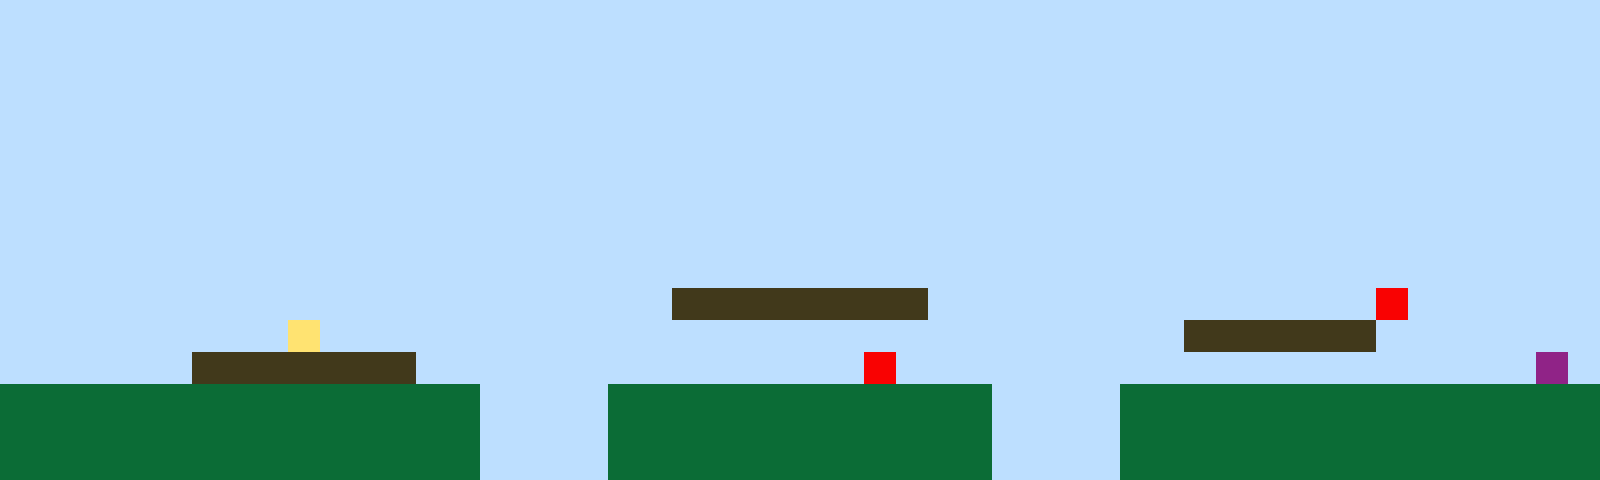

A level layout from a 2D game, rendered from its tile map. Below: a short description, then the map file with its tile-grid data intact:
An orthogonal 50x15 tile map with 32x32 px tiles, 1 tile layer (Tile Layer 1).

<map version="1.10" tiledversion="1.11.2" orientation="orthogonal" renderorder="right-up" width="50" height="15" tilewidth="32" tileheight="32" infinite="0" nextlayerid="2" nextobjectid="1"><editorsettings><export target="map1.csv" format="csv" /></editorsettings><tileset firstgid="1" name="sprites" tilewidth="32" tileheight="32" tilecount="6" columns="3"><image source="sprites.png" width="96" height="64" /></tileset><layer id="1" name="Tile Layer 1" width="50" height="15"><data encoding="csv">1,1,1,1,1,1,1,1,1,1,1,1,1,1,1,1,1,1,1,1,1,1,1,1,1,1,1,1,1,1,1,1,1,1,1,1,1,1,1,1,1,1,1,1,1,1,1,1,1,1,1,1,1,1,1,1,1,1,1,1,1,1,1,1,1,1,1,1,1,1,1,1,1,1,1,1,1,1,1,1,1,1,1,1,1,1,1,1,1,1,1,1,1,1,1,1,1,1,1,1,1,1,1,1,1,1,1,1,1,1,1,1,1,1,1,1,1,1,1,1,1,1,1,1,1,1,1,1,1,1,1,1,1,1,1,1,1,1,1,1,1,1,1,1,1,1,1,1,1,1,1,1,1,1,1,1,1,1,1,1,1,1,1,1,1,1,1,1,1,1,1,1,1,1,1,1,1,1,1,1,1,1,1,1,1,1,1,1,1,1,1,1,1,1,1,1,1,1,1,1,1,1,1,1,1,1,1,1,1,1,1,1,1,1,1,1,1,1,1,1,1,1,1,1,1,1,1,1,1,1,1,1,1,1,1,1,1,1,1,1,1,1,1,1,1,1,1,1,1,1,1,1,1,1,1,1,1,1,1,1,1,1,1,1,1,1,1,1,1,1,1,1,1,1,1,1,1,1,1,1,1,1,1,1,1,1,1,1,1,1,1,1,1,1,1,1,1,1,1,1,1,1,1,1,1,1,1,1,1,1,1,1,1,1,1,1,1,1,1,1,1,1,1,1,1,1,1,1,1,1,1,1,1,1,1,1,1,1,1,1,1,1,1,1,1,1,1,1,1,1,1,1,1,1,1,1,1,1,1,1,1,1,1,1,1,1,1,1,1,1,1,1,1,1,1,1,1,1,1,1,1,1,1,1,1,1,1,1,1,1,1,1,1,1,1,1,1,1,1,1,1,1,1,1,1,1,1,1,1,1,1,1,1,1,1,1,1,1,1,1,1,1,1,1,1,1,1,1,1,1,1,1,1,1,1,1,1,1,1,1,1,1,1,1,1,1,1,1,1,1,1,1,1,1,1,1,1,1,1,1,1,1,1,1,1,1,1,1,1,1,1,3,3,3,3,3,3,3,3,1,1,1,1,1,1,1,1,1,1,1,1,1,1,5,1,1,1,1,1,1,1,1,1,1,1,1,1,1,1,4,1,1,1,1,1,1,1,1,1,1,1,1,1,1,1,1,1,1,1,1,1,1,1,1,1,1,1,3,3,3,3,3,3,1,1,1,1,1,1,1,1,1,1,1,1,1,3,3,3,3,3,3,3,1,1,1,1,1,1,1,1,1,1,1,1,1,1,5,1,1,1,1,1,1,1,1,1,1,1,1,1,1,1,1,1,1,1,1,6,1,2,2,2,2,2,2,2,2,2,2,2,2,2,2,2,1,1,1,1,2,2,2,2,2,2,2,2,2,2,2,2,1,1,1,1,2,2,2,2,2,2,2,2,2,2,2,2,2,2,2,2,2,2,2,2,2,2,2,2,2,2,2,2,2,2,1,1,1,1,2,2,2,2,2,2,2,2,2,2,2,2,1,1,1,1,2,2,2,2,2,2,2,2,2,2,2,2,2,2,2,2,2,2,2,2,2,2,2,2,2,2,2,2,2,2,1,1,1,1,2,2,2,2,2,2,2,2,2,2,2,2,1,1,1,1,2,2,2,2,2,2,2,2,2,2,2,2,2,2,2</data></layer></map>
